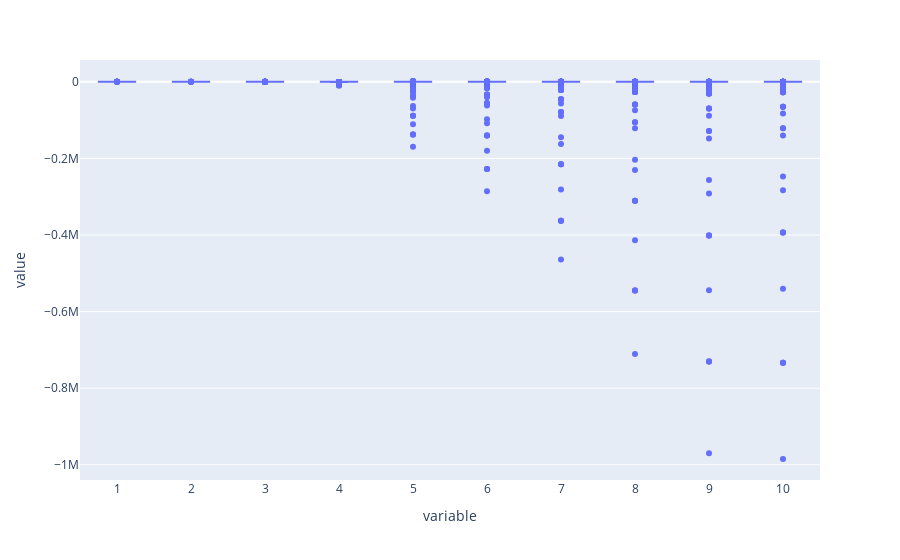

The notebook cell saved with this chart:
### Markdown cell above
#### Boxplots of Errors by Degree

Below, uncomment the code to create boxplots for each degree model error.  This should demonstrate an important idea, that as model complexity grows so does the variance in predictions of unseen data.

### Code cell
px.box(error_df)

### Figure 1 — Plotly figure (JSON) as saved in the notebook; plotly's stock layout.template omitted (floating-point values rounded to 4 significant figures; data arrays with more than 128 entries replaced by an {"elided": "..."} marker saying what was removed)
{"data": [{"alignmentgroup": "True", "hovertemplate": "variable=%{x}<br>value=%{y}<extra></extra>", "legendgroup": "", "marker": {"color": "#636efa"}, "name": "", "notched": false, "offsetgroup": "", "orientation": "v", "showlegend": false, "type": "box", "x": {"elided": "3920 str values"}, "x0": " ", "xaxis": "x", "y": {"elided": "3920 float values"}, "y0": " ", "yaxis": "y"}], "layout": {"boxmode": "group", "legend": {"tracegroupgap": 0}, "margin": {"t": 60}, "xaxis": {"anchor": "y", "domain": [0, 1], "title": {"text": "variable"}}, "yaxis": {"anchor": "x", "domain": [0, 1], "title": {"text": "value"}}}}
